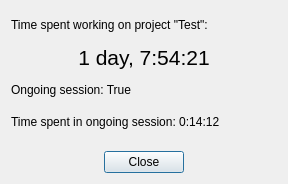
<?xml version="1.0" encoding="UTF-8"?>
<ui version="4.0">
 <class>dialog_report</class>
 <widget class="QDialog" name="dialog_report">
  <property name="windowModality">
   <enum>Qt::ApplicationModal</enum>
  </property>
  <property name="geometry">
   <rect>
    <x>0</x>
    <y>0</y>
    <width>288</width>
    <height>184</height>
   </rect>
  </property>
  <property name="windowTitle">
   <string>Report</string>
  </property>
  <property name="modal">
   <bool>true</bool>
  </property>
  <layout class="QVBoxLayout" name="verticalLayout">
   <item>
    <widget class="QLabel" name="label_time_spent_description">
     <property name="text">
      <string>Time spent working on project &quot;Test&quot;:</string>
     </property>
    </widget>
   </item>
   <item>
    <widget class="QLabel" name="label_time_spent_value">
     <property name="font">
      <font>
       <pointsize>16</pointsize>
      </font>
     </property>
     <property name="text">
      <string>1 day, 7:54:21</string>
     </property>
     <property name="alignment">
      <set>Qt::AlignCenter</set>
     </property>
    </widget>
   </item>
   <item>
    <widget class="QLabel" name="label_ongoing_session_description">
     <property name="text">
      <string>Ongoing session: True</string>
     </property>
    </widget>
   </item>
   <item>
    <widget class="QLabel" name="label_time_spent_in_ongoing_session_value">
     <property name="text">
      <string>Time spent in ongoing session: 0:14:12</string>
     </property>
    </widget>
   </item>
   <item>
    <spacer name="verticalSpacer">
     <property name="orientation">
      <enum>Qt::Vertical</enum>
     </property>
     <property name="sizeType">
      <enum>QSizePolicy::Fixed</enum>
     </property>
     <property name="sizeHint" stdset="0">
      <size>
       <width>20</width>
       <height>10</height>
      </size>
     </property>
    </spacer>
   </item>
   <item>
    <widget class="QDialogButtonBox" name="push_btn_close">
     <property name="orientation">
      <enum>Qt::Horizontal</enum>
     </property>
     <property name="standardButtons">
      <set>QDialogButtonBox::Close</set>
     </property>
     <property name="centerButtons">
      <bool>true</bool>
     </property>
    </widget>
   </item>
  </layout>
 </widget>
 <resources/>
 <connections>
  <connection>
   <sender>push_btn_close</sender>
   <signal>accepted()</signal>
   <receiver>dialog_report</receiver>
   <slot>accept()</slot>
   <hints>
    <hint type="sourcelabel">
     <x>248</x>
     <y>254</y>
    </hint>
    <hint type="destinationlabel">
     <x>157</x>
     <y>274</y>
    </hint>
   </hints>
  </connection>
  <connection>
   <sender>push_btn_close</sender>
   <signal>rejected()</signal>
   <receiver>dialog_report</receiver>
   <slot>reject()</slot>
   <hints>
    <hint type="sourcelabel">
     <x>316</x>
     <y>260</y>
    </hint>
    <hint type="destinationlabel">
     <x>286</x>
     <y>274</y>
    </hint>
   </hints>
  </connection>
 </connections>
</ui>
